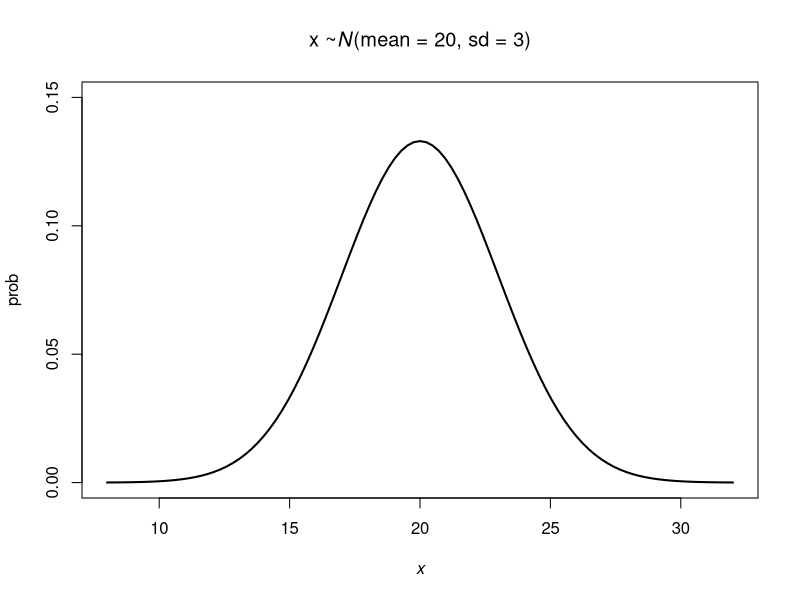
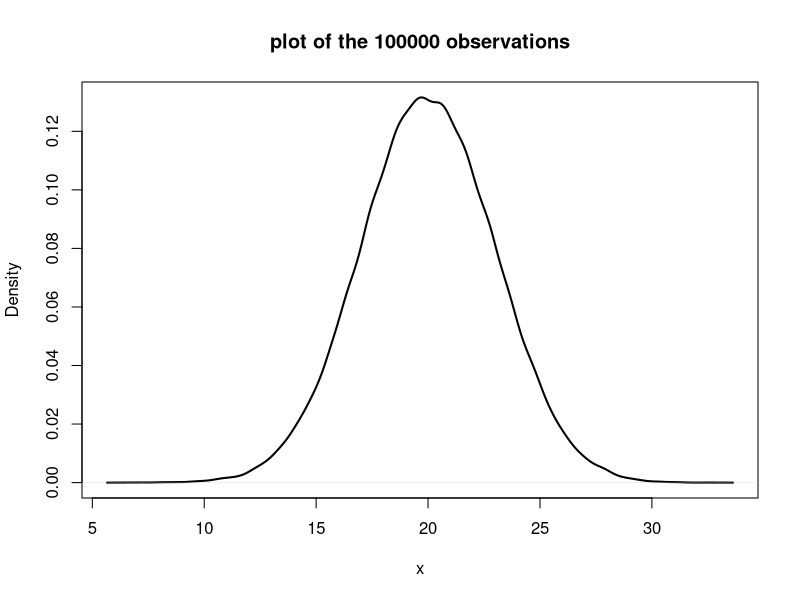
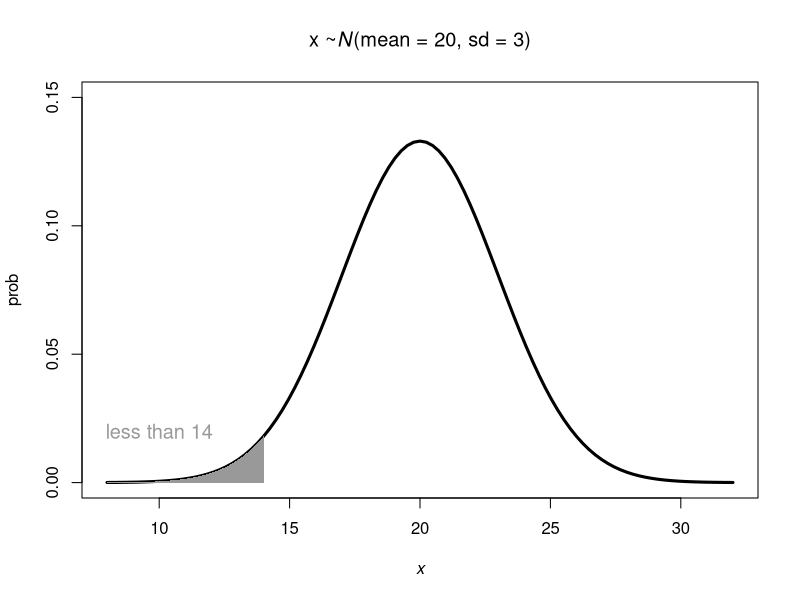
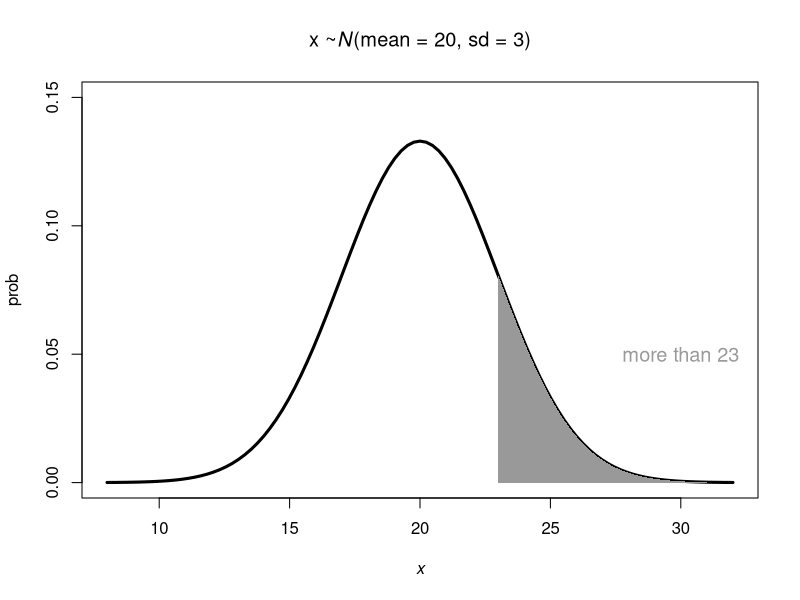
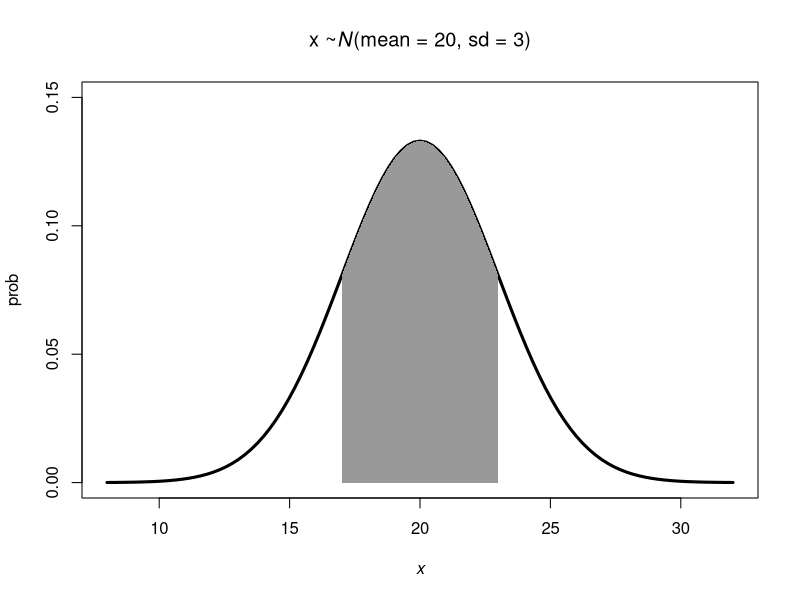
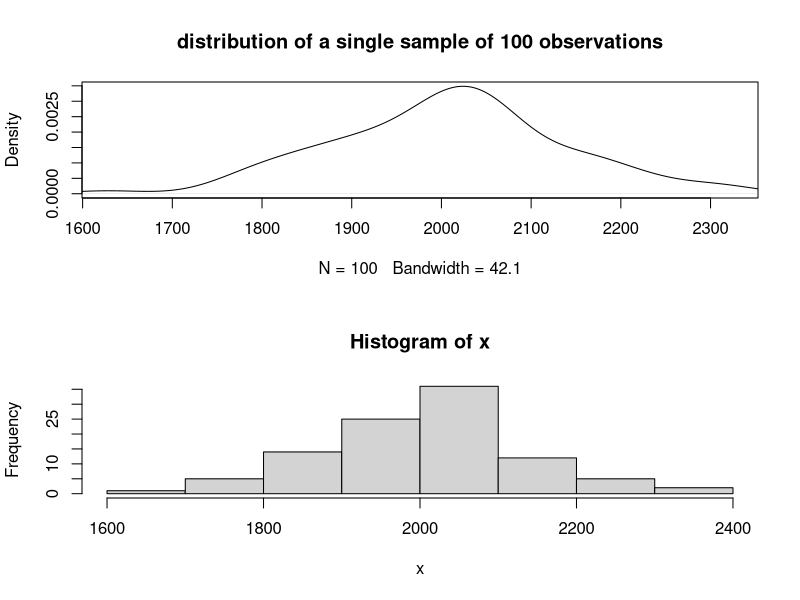
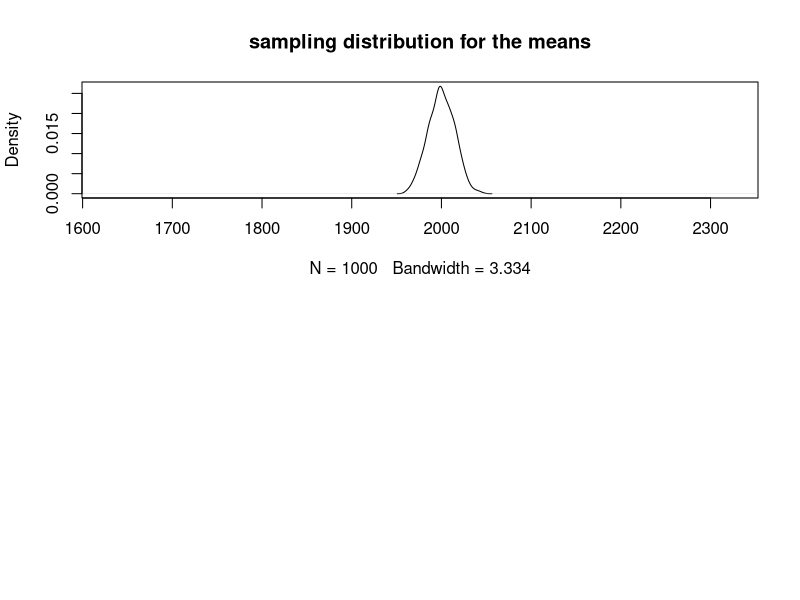
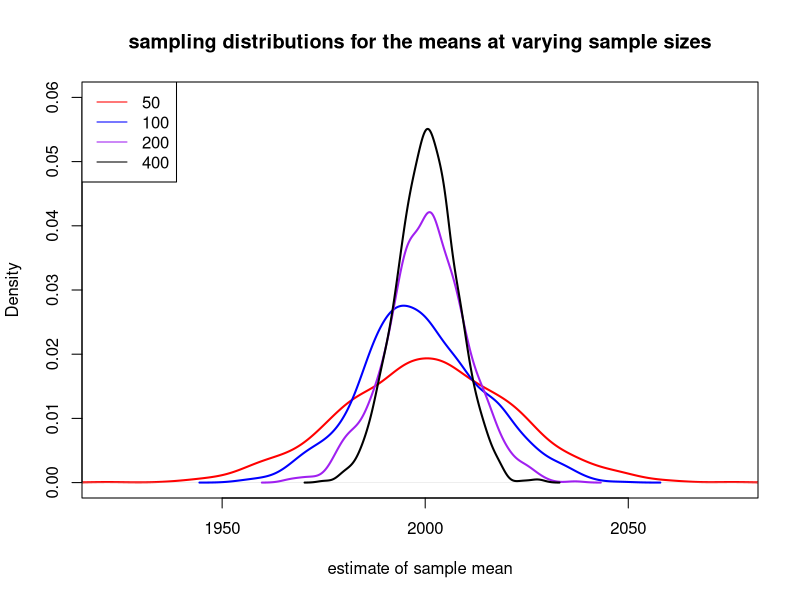

These figures' R source, in order:
## ---- chunk 1
knitr::opts_chunk$set(echo = TRUE)
options(digits = 3)
## ---- chunk 2
curve(expr = dnorm(x, mean = 20, sd = 3), from = 8, to = 32, 
      lwd = 2, ylim = c(0, 0.15),
      ylab = "prob",
      xlab = expression(italic(x)),
      main = expression(paste("x ~", italic(N), "(mean = 20, sd = 3)")))
## ---- chunk 3
x <- rnorm(100000, 20, 3)
min(x)
sum(x <= 14)/length(x) # works because T = 1, F = 0

# or equivalently

length(x[x <= 14])/length(x)
## ---- chunk 4
plot(density(x), 
     main = "plot of the 100000 observations", lwd = 2, 
     xlab = "x")
## ---- chunk 5
sum(x <= 14)/length(x)
## ---- chunk 6
pnorm(14, mean =  20, sd = 3, lower.tail = TRUE) #  near 14
## ---- chunk 7
qnorm(0.0228, mean = 20, sd = 3, lower.tail = TRUE)
## ---- chunk 8
curve(dnorm(x, mean = 20, sd = 3), 8, 32, 
      lwd = 3, ylim = c(0, 0.15),
      ylab = "prob",
      xlab = expression(italic(x)),
      main = expression(paste("x ~", italic(N), "(mean = 20, sd = 3)")))


shade_x <- c(8, seq(8, 14, 0.01), 14)
shade_y <- c(0, dnorm(seq(8, 14, 0.01), 20, 3), 0)

polygon(shade_x, shade_y, col = 'grey60', border = NA)

text(x = 10 ,y = 0.02, paste("less than 14"), 
     cex = 1.2, col = "grey60")
## ---- chunk 9

sum(x >= 23)/length(x) 

sum(pnorm(23, mean =  20, sd = 3, lower.tail = FALSE)) 

curve(dnorm(x, mean = 20, sd = 3), 8, 32, 
      lwd = 3, ylim = c(0, 0.15),
      ylab = "prob",
      xlab = expression(italic(x)),
      main = expression(paste("x ~", italic(N), "(mean = 20, sd = 3)")))


shade_x <- c(23, seq(23, 31, 0.01), 31)
shade_y <- c(0, dnorm(seq(23, 31, 0.01), 20, 3), 0)

polygon(shade_x, shade_y, col = 'grey60', border = NA)

text(x = 30 ,y = 0.05, paste("more than 23"), 
     cex = 1.2, col = "grey60")
## ---- chunk 10
curve(dnorm(x, mean = 20, sd = 3), 8, 32, 
      lwd = 3, ylim = c(0, 0.15),
      ylab = "prob",
      xlab = expression(italic(x)),
      main = expression(paste("x ~", italic(N), "(mean = 20, sd = 3)")))



shade_x <- c(17, seq(17, 23, 0.01), 23)
shade_y <- c(0, dnorm(seq(17, 23, 0.01), 20, 3), 0)

polygon(shade_x, shade_y, col = 'grey60', border = NA)
## ---- chunk 11
sum(x >= 17 & x <= 23 )/length(x)
## ---- chunk 12
# we can see that
pnorm(c(17, 23), mean = 20, sd = 3)

# so subtract one from the other
pnorm(23, 20, 3) - pnorm(17, 20, 3)

#also the diff function is pretty useful for this type of thing, so you can do it in one step
diff(pnorm(c(17, 23), mean = 20, sd = 3))
## ---- chunk 13
qnorm(c(0.025, 0.975), mean = 20, sd = 3)
## ---- chunk 14
pnorm(c(14.1, 25.9), mean = 20, sd = 3)

pnorm(25.9, mean = 20, sd = 3) - pnorm(14.1, mean = 20, sd = 3)

#also the diff function is pretty useful for this type of thing, so you can do it in one step
diff(pnorm(c(14.1,25.9), mean = 20, sd = 3))

## ---- chunk 15
sum(x >= 14.1 & x <= 25.9 )/length(x)
## ---- chunk 16
sample100vals <- function(n = 100, mn = 20, stdev = 3) {
  x1 <- rnorm(100, mn, stdev)
  sum(x1 >= 14.1 & x1 <= 25.9 )/length(x1)}

within_2sd <- replicate(100, 
          sample100vals( n = 100, mn = 20, stdev = 3))

range(within_2sd)
## ---- chunk 17
set.seed(5)
C_mc_size <- rnorm(100, mean = 2, sd = 0.25)
set.seed(29051972) # put your birthday in daymonthyear no spaces in this.
## ---- chunk 18
mean(C_mc_size)
sd(C_mc_size)
## ---- chunk 19
population_sd <- function(x) {
  pop_var <- sum((x- mean(x))^2)/length(x)
  pop_sd <- sqrt(pop_var)
  pop_sd
}


population_sd(C_mc_size)
## ---- chunk 20
fifteen_individuals <- sample(C_mc_size, size = 15, replace = F)
## ---- chunk 21
mean(fifteen_individuals)
sd(fifteen_individuals)
## ---- chunk 22
fifty_individuals <- sample(C_mc_size, size = 50, replace = F)
## ---- chunk 23
mean(fifty_individuals)
sd(fifty_individuals)
## ---- chunk 24
n <- 100

x <- rnorm(n = n, mean = 2000, sd = 150) # produces a random sample of n observations from a normally distributed variable with mean = 2000 and sd = 150


par(mfrow=c(2,1))
plot(density(x), 
     xlim=c(min(x),max(x)), 
     main="distribution of a single sample of 100 observations") # Quick look at the distribution of the data
hist(x)

## ---- chunk 25
mean(x)
sd(x)
## ---- chunk 26
Dist1 <- function(n = 100, mean= 2000, sd = 150){
  x <- rnorm(n = n, mean = mean, sd = sd)
  y <- mean(x) # Computes the mean of our randomly generated values.
  y}

Dist1()
Dist1() # etc

samples_100individuals_10samples <- replicate(10, Dist1( n = 100))
mean(samples_100individuals_10samples)
sd(samples_100individuals_10samples)
## ---- chunk 27
samples_10individuals_10samples <- replicate(10, Dist1( n = 10))
mean(samples_10individuals_10samples)
sd(samples_10individuals_10samples)
## ---- chunk 28
replicate(10, Dist1( n = 10))
## ---- chunk 29
sample.means <- replicate(1000, 
                          Dist1(n = 100)) # This replicates the function 1000 times. i.e. it repeatedly samples n= 100 individuals from a population and estimates the mean for 1000 samples.

plot(density(sample.means), 
     xlim=c(min(x),max(x)), 
    main="sampling distribution for the means") 
    # histogram of means from the repeated samples
## ---- chunk 30

par(mfrow = c(1,1))

sample.means_n50 <- replicate(1000, 
                          Dist1(n = 50)) 

sample.means_n100 <- replicate(1000, 
                          Dist1(n = 100)) 

sample.means_n200 <- replicate(1000, 
                          Dist1(n = 200)) 

sample.means_n400 <- replicate(1000, 
                          Dist1(n = 400)) 

plot(density(sample.means_n50), 
    xlim = c(min(sample.means_n50), max(sample.means_n50)), 
    ylim = c(0, 0.06),
    lwd = 2,
    main="sampling distributions for the means at varying sample sizes",
    xlab = "estimate of sample mean",
    col = "red") 

lines(density(sample.means_n100), 
    lwd = 2, col = "blue") 

lines(density(sample.means_n200), 
    lwd = 2, col = "purple") 

lines(density(sample.means_n400), 
    lwd = 2, col = "black") 

legend(x = "topleft", 
       legend = c("50", "100", "200", "400"),
       lty = 1,
       col = c("red", "blue", "purple", "black"))
## ---- chunk 31

sample_sizes <- c(50, 100, 200, 400)

sample_sizes_sd <- c(sd(sample.means_n50), 
                     sd(sample.means_n100),
                     sd(sample.means_n200),
                     sd(sample.means_n400))

plot( y = sample_sizes_sd, x = sample_sizes,
      ylim = range(sample_sizes_sd),
      xlim = range(sample_sizes),
      ylab = "standard deviation among sample means",
      pch = 20, cex = 3, col = "purple" )
## ---- chunk 32
x <- rnorm(n = 100, mean = 2000, sd = 150)

x

sd(x)

sd(x)/sqrt(length(x))

## ---- chunk 33
sd(sample.means_n100)
## ---- chunk 34
StdErrMean <- function(x) {
  sd(x)/sqrt(length(x))
}
## ---- chunk 35
x <- rnorm(n = 400, mean = 2000, sd = 150)
StdErrMean(x)

sd(sample.means_n400)
